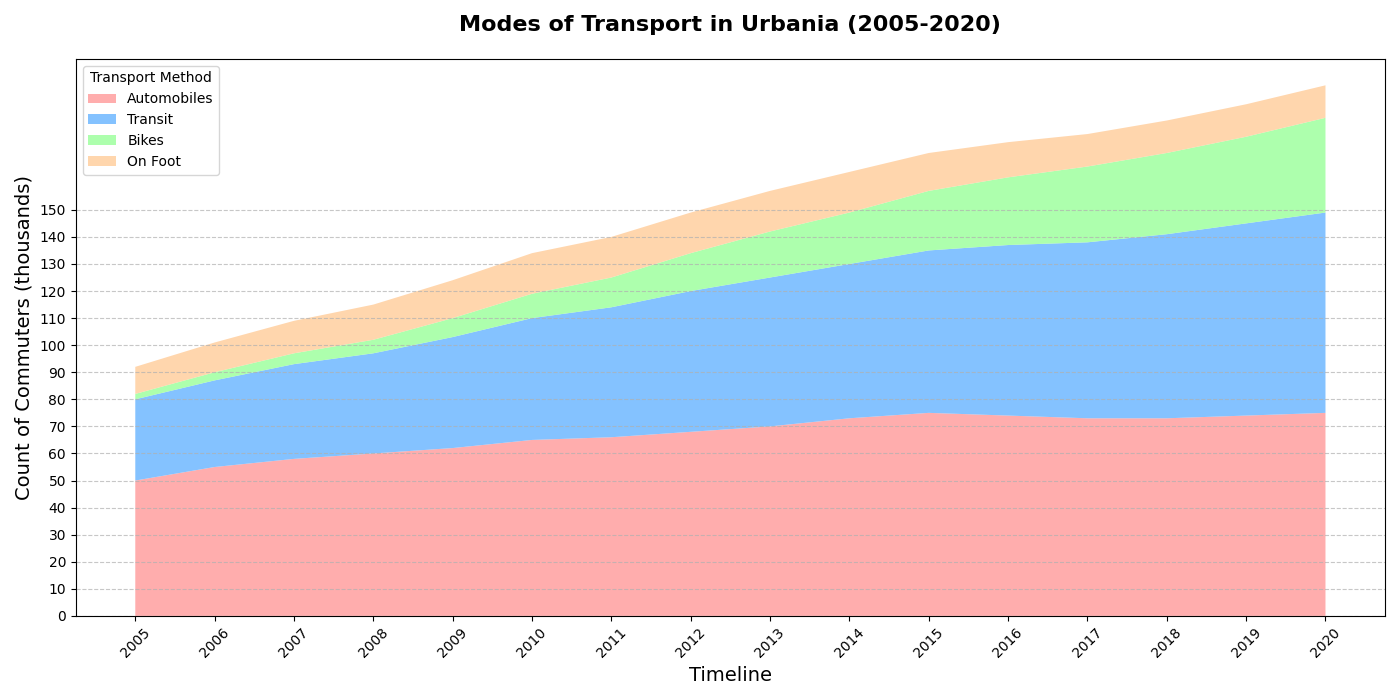

Write the Python code that produced this figure.
import matplotlib.pyplot as plt
import numpy as np

years = np.arange(2005, 2021)

car_commuters = np.array([50, 55, 58, 60, 62, 65, 66, 68, 70, 73, 75, 74, 73, 73, 74, 75])
public_transport_commuters = np.array([30, 32, 35, 37, 41, 45, 48, 52, 55, 57, 60, 63, 65, 68, 71, 74])
cycling_commuters = np.array([2, 3, 4, 5, 7, 9, 11, 14, 17, 19, 22, 25, 28, 30, 32, 35])
walking_commuters = np.array([10, 11, 12, 13, 14, 15, 15, 15, 15, 15, 14, 13, 12, 12, 12, 12])

fig, ax = plt.subplots(figsize=(14, 7))

ax.stackplot(years, car_commuters, public_transport_commuters, cycling_commuters, walking_commuters,
             labels=['Automobiles', 'Transit', 'Bikes', 'On Foot'],
             colors=['#ff9999', '#66b3ff', '#99ff99', '#ffcc99'], alpha=0.8)

ax.set_title('Modes of Transport in Urbania (2005-2020)', fontsize=16, fontweight='bold', pad=20)
ax.set_xlabel('Timeline', fontsize=14)
ax.set_ylabel('Count of Commuters (thousands)', fontsize=14)
ax.set_xticks(years[::1])
ax.set_xticklabels(years, rotation=45, fontsize=10)
ax.set_yticks(np.arange(0, 160, 10))
ax.set_yticklabels(np.arange(0, 160, 10), fontsize=10)

ax.grid(axis='y', linestyle='--', alpha=0.7)
ax.legend(loc='upper left', title='Transport Method', fontsize=10)

plt.tight_layout()
plt.show()
